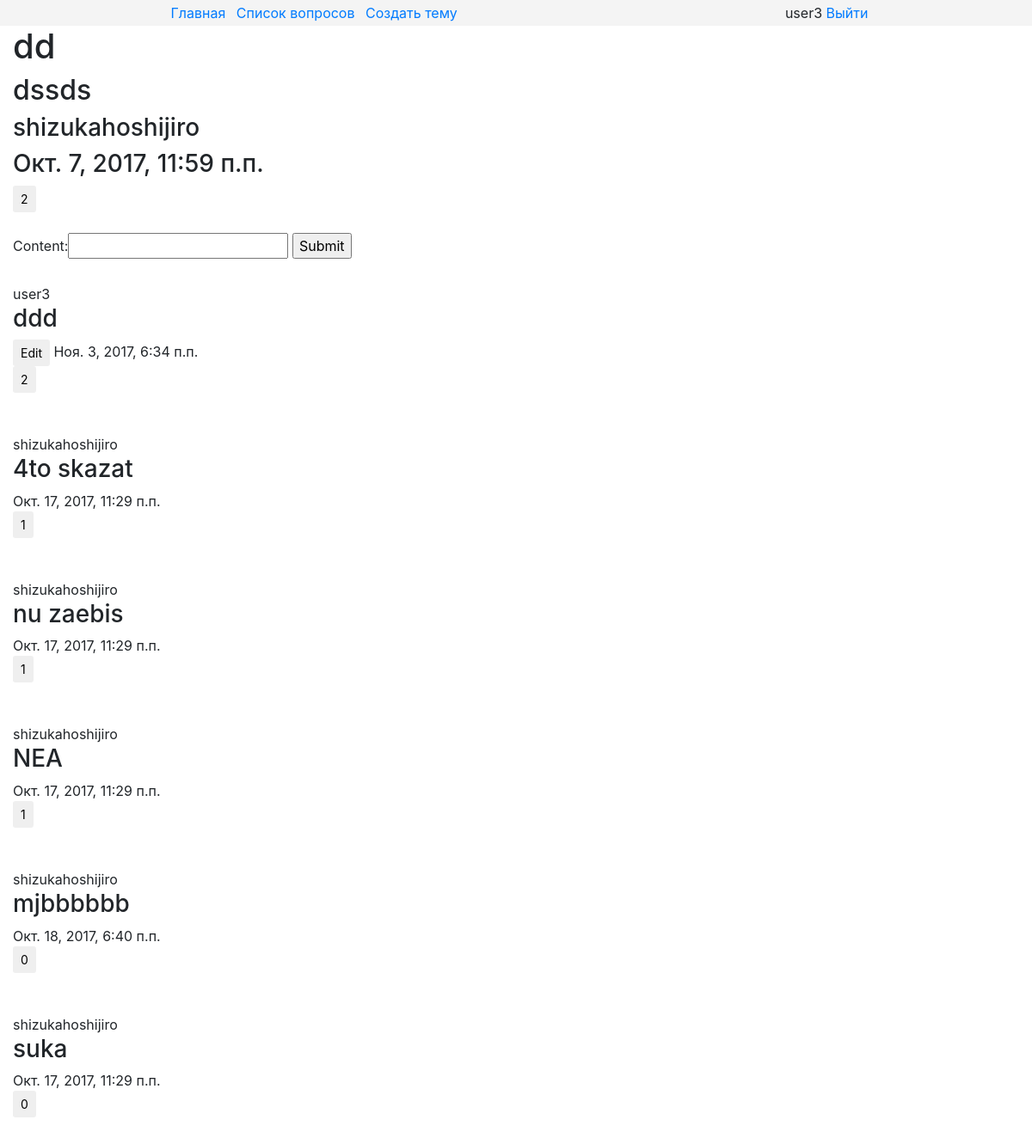
Page /8/ (signed in) on the committed database.
### core/models.py (models this page shows, shortened)
class Topic(models.Model):
    title = models.CharField(max_length=40)
    description = models.TextField()
    author = models.ForeignKey(settings.AUTH_USER_MODEL, related_name="topics", on_delete=PROTECT)
    pub_date = models.DateTimeField(auto_now_add=True)
    update_date = models.DateTimeField(auto_now=True)
    comments = GenericRelation(Comment, related_query_name="topic", content_type_field="model_type")
    likes = GenericRelation(Like, related_query_name="topic", content_type_field="model_type")
    class Meta:
        ordering = ("-pub_date","title")

### comment_app/models.py (models this page shows)
class Comment(models.Model):
    author = models.ForeignKey(settings.AUTH_USER_MODEL, related_name="comments", on_delete=PROTECT)
    content = models.CharField(max_length=120)
    pub_date = models.DateTimeField(auto_now_add=True)
    update_date = models.DateTimeField(auto_now=True)
    likes = GenericRelation(Like, related_query_name="comment", content_type_field="model_type")
    model_type = models.ForeignKey(ContentType)
    object_id = models.PositiveIntegerField()
    object = GenericForeignKey("model_type","object_id")
    objects = CustomCommentsQuerySet.as_manager()
    class Meta:
        ordering = ("-pub_date",)

### core/views.py (the view)
# urls.py: url(r"^(?P<pk>\d+)/$", views.TopicDetailView.as_view(), name="detail"),
class TopicDetailView(DetailView):
    model = Topic
    template_name = "core/detail.html"
    def get(self, request, *args, **kwargs):
        self.form = CommentForm
        return super(TopicDetailView, self).get(request,*args,**kwargs)
    def get_context_data(self, **kwargs):
        context = super(TopicDetailView, self).get_context_data(**kwargs)
        context["form"] = self.form
        return context

### comment_app/models.py (called while the page is built)
    def order_by_number_of_likes(self):
        queryset = self.annotate(likes_count=models.Count("likes")).order_by("-likes_count","-pub_date")
        return queryset

### core/templates/core/detail.html (shortened to what this page needs)
{% extends "core/patterns/parents/main.html" %}
{% load static %}
{% block content %}
    <h1>{{ object.title }}</h1>
    <h2>{{ object.description }}</h2>
    <h3>{{ object.author }}</h3>
    <h3>{{ object.pub_date }}</h3>
    {% include "core/patterns/includes/like_from/like_form_for_topic.html" %}
    <br>
    {% if user.is_authenticated %}
     <form action="{% url "comment_app:add_comment" %}" method="post">
        {{ form }}
        <input type="submit">
    </form>
    {% endif %}
    {% for comment in object.comments.all.order_by_number_of_likes %}
        <br>
        <div class="comment">
        {{ comment.author }}
        <h3 class="comment_content">{{ comment.content }}</h3>
            {% if request.user == comment.author %}
                <input type="submit" class="btn btn-sm btn-default comment_edit_button" value="Edit">
            {% endif %}
        {{ comment.pub_date }}
        </div>
        {% include "core/patterns/includes/like_from/like_form_for_comment.html" %}
        <br>
    {% endfor %}
{% endblock %}

### core/templates/core/patterns/includes/header.html (shortened to what this page needs)
<div class="row align-items-center justify-content-around header_row_1">
    <div class="col-auto links ">
          <a href="{% url "core:index" %}">Главная</a>
          <a href="{% url "core:list" page=1 %}">Список вопросов</a>
          <a href="{% url "core:create" %}">Создать тему</a>
    </div>
    <div class="col-auto user_info">
        {% if user.is_authenticated %}
            <div class="user_is_login">
                {{ user.username }}
                <a href="{% url "logout" %}?next={{ request.path }}">Выйти</a>
            </div>
        {% else %}
            <div class="user_is_not_login">
                <a href="{% url "login" %}?next={{ request.path }}">Войти</a>
                <a href="{% url "register" %}?next={{ request.path }}">Регистрация</a>
            </div>
        {% endif %}
    </div>
</div>

### core/templates/core/patterns/includes/like_from/like_form.html (shortened to what this page needs)
<div class="like_form {% block extra_class %}{% endblock %}">
    <input type="submit" class="btn btn-sm btn-default" value="{% block number_of_likes %}{{ object.likes.count }}{% endblock %}">
</div>

### core/static/core/main.css (style rules this page uses)
.header_row_1 { min-height:30px; }
.links a { padding-left:8px; }

### rows in the picture
Topic: title "dd", description "dssds", author "shizukahoshijiro", pub_date "Окт. 7, 2017, 11:59 п.п.", likes.count "2"
Comment: author "user3", content "ddd", pub_date "Ноя. 3, 2017, 6:34 п.п.", likes.count "2"
Comment: author "shizukahoshijiro", content "4to skazat", pub_date "Окт. 17, 2017, 11:29 п.п.", likes.count "1"
Comment: author "shizukahoshijiro", content "nu zaebis", pub_date "Окт. 17, 2017, 11:29 п.п.", likes.count "1"
Comment: author "shizukahoshijiro", content "NEA", pub_date "Окт. 17, 2017, 11:29 п.п.", likes.count "1"
Comment: author "shizukahoshijiro", content "mjbbbbbb", pub_date "Окт. 18, 2017, 6:40 п.п.", likes.count "0"
Comment: author "shizukahoshijiro", content "suka", pub_date "Окт. 17, 2017, 11:29 п.п.", likes.count "0"

### other values in the picture
{{ user.username }} "user3"
